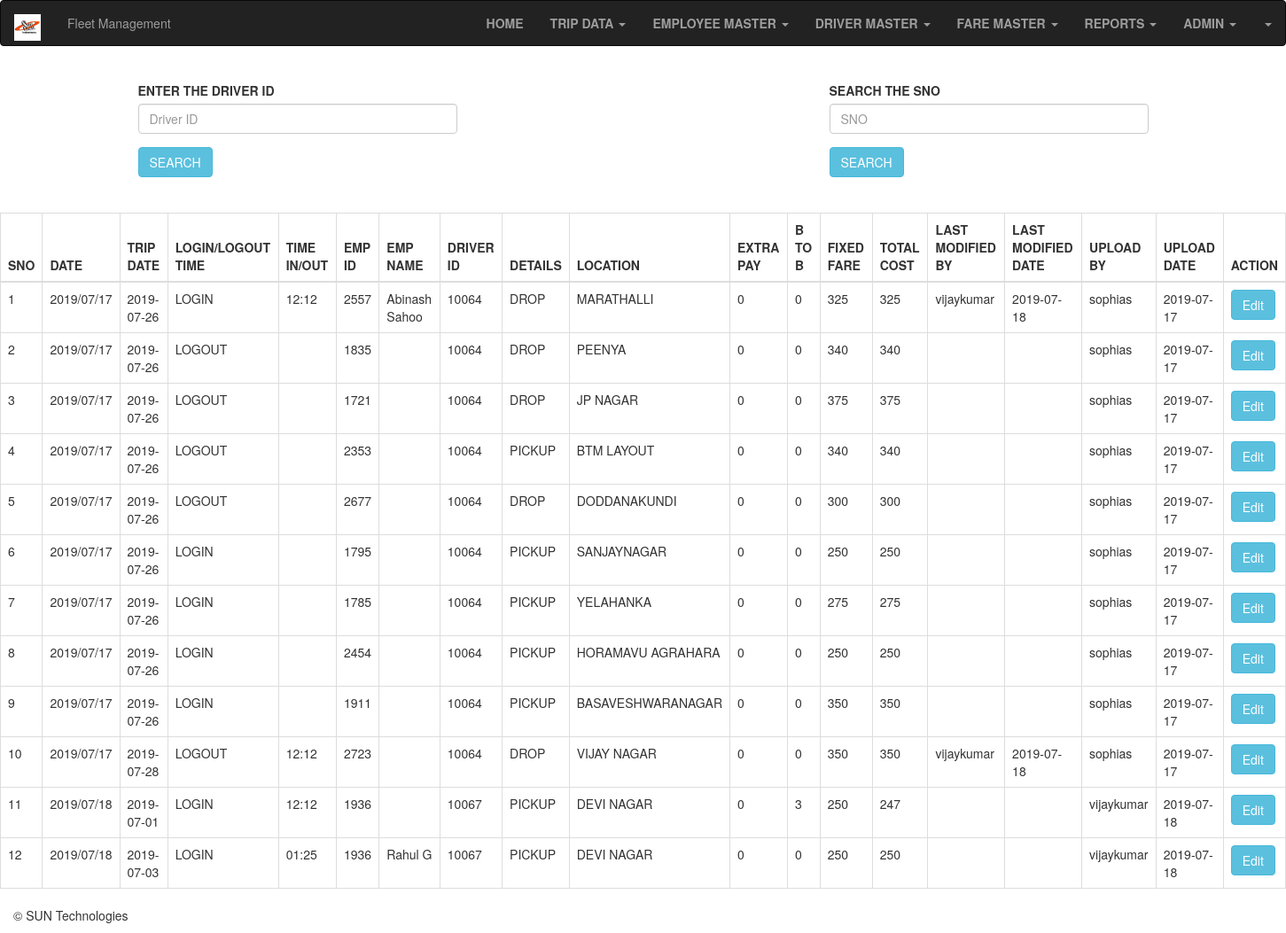
/ShowTrip.php, run on the app's committed database.
### tables this page shows
CREATE TABLE IF NOT EXISTS `tripdata` (
  `SNO` int(40) NOT NULL,
  `Date` varchar(40) NOT NULL,
  `TripDate` varchar(40) NOT NULL,
  `Log` varchar(40) DEFAULT NULL,
  `Time` varchar(40) DEFAULT NULL,
  `EmpID` varchar(40) NOT NULL,
  `Name` varchar(40) DEFAULT NULL,
  `DriverID` varchar(40) NOT NULL,
  `Details` varchar(40) DEFAULT NULL,
  `Location` varchar(40) NOT NULL,
  `ExtraPay` int(40) NOT NULL,
  `B2B` int(40) NOT NULL,
  `FixedFare` int(40) NOT NULL,
  `Total` int(40) NOT NULL,
  `LastModify` varchar(40) DEFAULT NULL,
  `LastModifyDate` date DEFAULT NULL,
  `UploadBy` varchar(40) DEFAULT NULL,
  `UploadDate` date DEFAULT NULL,
  PRIMARY KEY (`SNO`)
);

### ShowTrip.php (the view, shortened to what this page needs)
<!DOCTYPE html>
<html lang="en">
<head>
  <link rel="stylesheet" href="https://maxcdn.bootstrapcdn.com/bootstrap/3.4.0/css/bootstrap.min.css">
</head>
<body>
<?php
include("Header.php");
?>
<div class="container">
<div class="row">
<div class="col-md-4">
 					<form role="form" method="post" action="ShowTrip1.php">
						<fieldset>
						<label>ENTER THE DRIVER ID </label>
						<div class="form-group">
								<input type="text" name="DriverID" id="DriverID" class="form-control input-md" placeholder="Driver ID">
						</div>
							<input type="submit" name="Search" class="btn btn-info" value="SEARCH">
						</fieldset>
					</form>
</div>
<div class="col-md-4">
				</div>
				<div class="col-md-4">
				<form role="form" method="post" action="ShowTrip1.php">
						<fieldset>
				<label>SEARCH THE SNO </label>
						<div class="form-group">
								<input type="text" name="SNO" id="SNO" class="form-control input-md" placeholder="SNO">
						</div>
							<input type="submit" name="SearchS" class="btn btn-info" value="SEARCH">
							</fieldset>
					</form>
				</div>
</div>
</div>
<br>
<br>
<?php
			require_once 'Config.php';
			$result=$mysqli->query("SELECT * FROM tripdata") or die($mysqli->error);
				?>
				<div class="container-fluid">
				<div class="row justify-content-center">
				<table class="table table-bordered">
				<thead>
				<tr>
		<th>SNO</th>
		<th>DATE</th>
		<th>TRIP DATE</th>
		<th>LOGIN/LOGOUT TIME</th>
		<th>TIME IN/OUT</th>
		<th>EMP ID</th>
		<th>EMP NAME</th>
        <th>DRIVER ID</th>
        <th>DETAILS</th>
		<th>LOCATION</th>
		<th>EXTRA PAY</th>
		<th>B TO B</th>
		<th>FIXED FARE</th>
		<th>TOTAL COST</th>
		<th>LAST MODIFIED BY</th>
		<th>LAST MODIFIED DATE</th>
		<th>UPLOAD BY</th>
		<th>UPLOAD DATE</th>
		<th colspan='2' >ACTION</th>
		</tr>
				</thead>
				<?php
				while ($row =$result->fetch_assoc()): ?>
				<tr>
				<td><?php echo $row['SNO']; ?></td>
				<td><?php echo $row['Date']; ?></td>
				<td><?php echo $row['TripDate']; ?></td>
				<td><?php echo $row['Log']; ?></td>
				<td><?php echo $row['Time']; ?></td>
				<td><?php echo $row['EmpID']; ?></td>
				<td><?php echo $row['Name']; ?></td>
				<td><?php echo $row['DriverID']; ?></td>
				<td><?php echo $row['Details']; ?></td>
				<td><?php echo $row['Location']; ?></td>
				<td><?php echo $row['ExtraPay']; ?></td>
				<td><?php echo $row['B2B']; ?></td>
				<td><?php echo $row['FixedFare']; ?></td>
				<td><?php echo $row['Total']; ?></td>
				<td><?php echo $row['LastModify']; ?></td>
				<td><?php echo $row['LastModifyDate']; ?></td>
				<td><?php echo $row['UploadBy']; ?></td>
				<td><?php echo $row['UploadDate']; ?></td>
				<td>
				<a href="EditTrip.php?edit=<?php echo $row['SNO']; ?> "
					class="btn btn-info">Edit</a>
				</td>
				</tr>
				<?php endwhile; ?>
				</table>
				</div>
</body>
<?php
include("Footer.php");
?>
</html>

### Header.php (shortened to what this page needs)
<div class="conatiner-fluid">
<nav class="navbar navbar-inverse">
    <div class="navbar-Header">
      <a class="navbar-brand" href="Home.php">
    <img src="sun.png" alt="SUN" style="width:30px;">
  </a>
    </div>
    <div class="collapse navbar-collapse" data-hover="dropdown" id="myNavbar">
      <ul class="nav navbar-nav">
		<p class="navbar-text">Fleet Management</p>
      </ul>
      <ul class="nav navbar-nav navbar-right">
	   <li class="dropdown"><a class="dropdown-toggle" data-toggle="dropdown" href="AddAdmin.php">	 <span class="caret"></span></a>
      </li>
      </ul>
	  <ul class="nav navbar-nav navbar-right">
      <li class="dropdown"><a class="dropdown-toggle" data-toggle="dropdown" href="AddAdmin.php"><b>ADMIN</b>  <span class="caret"></span></a>
      </li>
    </ul>
	<ul class="nav navbar-nav navbar-right">
      <li class="dropdown"><a class="dropdown-toggle" data-toggle="dropdown" href="Report.php"><b>REPORTS</b>  <span class="caret"></span></a>
      </li>
    </ul>
	<ul class="nav navbar-nav navbar-right">
      <li class="dropdown"><a class="dropdown-toggle" data-toggle="dropdown" href="Fare.php"><b>FARE MASTER</b>  <span class="caret"></span></a>
      </li>
    </ul>
	<ul class="nav navbar-nav navbar-right">
      <li class="dropdown"><a class="dropdown-toggle" data-toggle="dropdown" href="Driver.php"><b>DRIVER MASTER</b>  <span class="caret"></span></a>
      </li>
    </ul>
	<ul class="nav navbar-nav navbar-right">
      <li class="dropdown"><a class="dropdown-toggle" data-toggle="dropdown" href="Employee.php"><b>EMPLOYEE MASTER </b> <span class="caret"></span></a>
      </li>
    </ul>
	<ul class="nav navbar-nav navbar-right">
      <li class="dropdown"><a class="dropdown-toggle" data-toggle="dropdown" href="TripData.php"><b>TRIP DATA</b>  <span class="caret"></span></a>
      </li>
    </ul>
	<ul class="nav navbar-nav navbar-right">
        <li ><a href="Home.php"><b>HOME</b></a></li></ul>
  </div>
</nav>
</div>
<br>

### Footer.php
<Footer id="myFooter">
<div class="Footer-copyright">
            <p>© SUN Technologies </p>
        </div>
    </Footer>

### data on the page
tripdata: SNO "1", Date "2019/07/17", TripDate "2019-07-26", Log "LOGIN", Time "12:12", EmpID "2557", Name "Abinash Sahoo", DriverID "10064", Details "DROP", Location "MARATHALLI", ExtraPay "0", B2B "0", FixedFare "325", Total "325", LastModify "vijaykumar", LastModifyDate "2019-07-18", UploadBy "sophias", UploadDate "2019-07-17"
tripdata: SNO "2", Date "2019/07/17", TripDate "2019-07-26", Log "LOGOUT", EmpID "1835", DriverID "10064", Details "DROP", Location "PEENYA", ExtraPay "0", B2B "0", FixedFare "340", Total "340", UploadBy "sophias", UploadDate "2019-07-17"
tripdata: SNO "3", Date "2019/07/17", TripDate "2019-07-26", Log "LOGOUT", EmpID "1721", DriverID "10064", Details "DROP", Location "JP NAGAR", ExtraPay "0", B2B "0", FixedFare "375", Total "375", UploadBy "sophias", UploadDate "2019-07-17"
tripdata: SNO "4", Date "2019/07/17", TripDate "2019-07-26", Log "LOGOUT", EmpID "2353", DriverID "10064", Details "PICKUP", Location "BTM LAYOUT", ExtraPay "0", B2B "0", FixedFare "340", Total "340", UploadBy "sophias", UploadDate "2019-07-17"
tripdata: SNO "5", Date "2019/07/17", TripDate "2019-07-26", Log "LOGOUT", EmpID "2677", DriverID "10064", Details "DROP", Location "DODDANAKUNDI", ExtraPay "0", B2B "0", FixedFare "300", Total "300", UploadBy "sophias", UploadDate "2019-07-17"
tripdata: SNO "6", Date "2019/07/17", TripDate "2019-07-26", Log "LOGIN", EmpID "1795", DriverID "10064", Details "PICKUP", Location "SANJAYNAGAR", ExtraPay "0", B2B "0", FixedFare "250", Total "250", UploadBy "sophias", UploadDate "2019-07-17"
tripdata: SNO "7", Date "2019/07/17", TripDate "2019-07-26", Log "LOGIN", EmpID "1785", DriverID "10064", Details "PICKUP", Location "YELAHANKA", ExtraPay "0", B2B "0", FixedFare "275", Total "275", UploadBy "sophias", UploadDate "2019-07-17"
tripdata: SNO "8", Date "2019/07/17", TripDate "2019-07-26", Log "LOGIN", EmpID "2454", DriverID "10064", Details "PICKUP", Location "HORAMAVU AGRAHARA", ExtraPay "0", B2B "0", FixedFare "250", Total "250", UploadBy "sophias", UploadDate "2019-07-17"
tripdata: SNO "9", Date "2019/07/17", TripDate "2019-07-26", Log "LOGIN", EmpID "1911", DriverID "10064", Details "PICKUP", Location "BASAVESHWARANAGAR", ExtraPay "0", B2B "0", FixedFare "350", Total "350", UploadBy "sophias", UploadDate "2019-07-17"
tripdata: SNO "10", Date "2019/07/17", TripDate "2019-07-28", Log "LOGOUT", Time "12:12", EmpID "2723", DriverID "10064", Details "DROP", Location "VIJAY NAGAR", ExtraPay "0", B2B "0", FixedFare "350", Total "350", LastModify "vijaykumar", LastModifyDate "2019-07-18", UploadBy "sophias", UploadDate "2019-07-17"
tripdata: SNO "11", Date "2019/07/18", TripDate "2019-07-01", Log "LOGIN", Time "12:12", EmpID "1936", DriverID "10067", Details "PICKUP", Location "DEVI NAGAR", ExtraPay "0", B2B "3", FixedFare "250", Total "247", UploadBy "vijaykumar", UploadDate "2019-07-18"
tripdata: SNO "12", Date "2019/07/18", TripDate "2019-07-03", Log "LOGIN", Time "01:25", EmpID "1936", Name "Rahul G", DriverID "10067", Details "PICKUP", Location "DEVI NAGAR", ExtraPay "0", B2B "0", FixedFare "250", Total "250", UploadBy "vijaykumar", UploadDate "2019-07-18"
